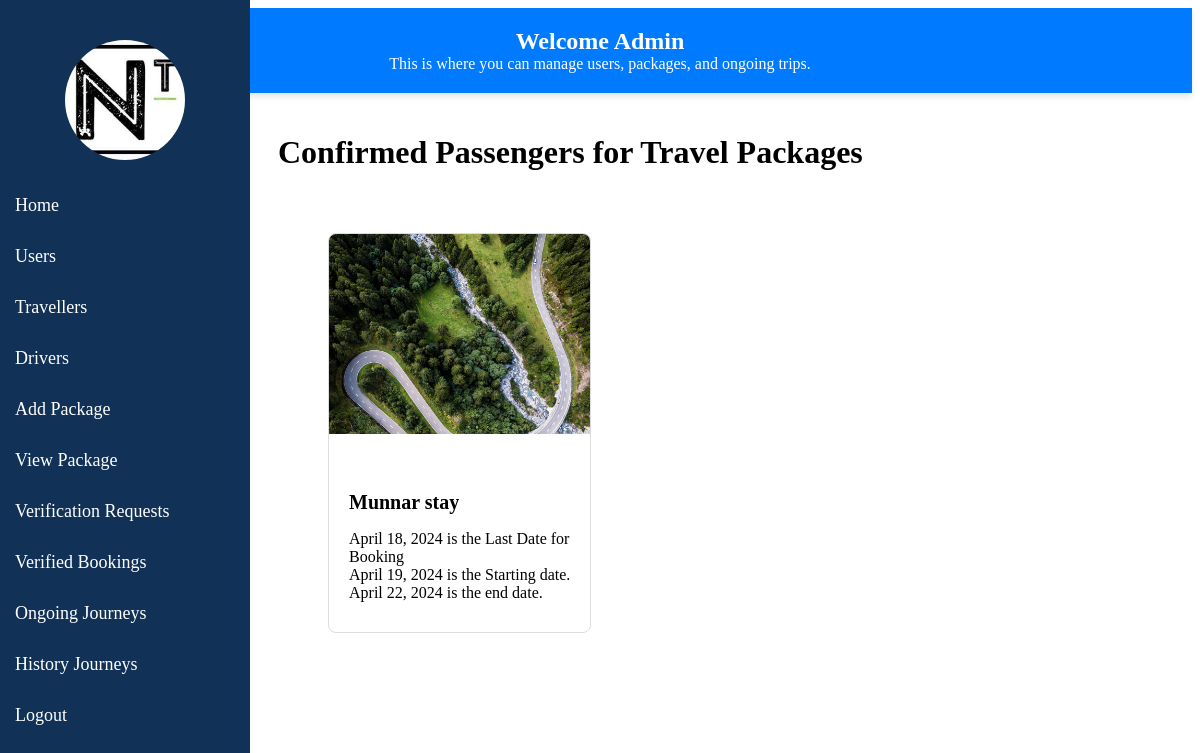
Page /verified_bookings/ (signed in) on the committed database.
### Niwi_Travels/models.py (models this page shows, shortened)
class TravelPackage(models.Model):
    STATUS_CHOICES = (
        ('Running', 'Running'),
        ('Paused', 'Paused'),
    )
    ACCOMMODATION_CHOICES = (
        ('Included', 'Included'),
        ('Excluded', 'Excluded'),
    )
    FEED_CHOICES = (
        ('Save', 'Save'),
        ('Post', 'Post'),
    )
    package_name = models.CharField(max_length=100)
    description = models.TextField()
    destination = models.CharField(max_length=100)
    duration = models.PositiveIntegerField()
    price = models.DecimalField(max_digits=10, decimal_places=2)
    start_date = models.DateField()
    end_date = models.DateField()
    accommodation = models.CharField(max_length=100, choices=ACCOMMODATION_CHOICES,default='Included')
    transportation = models.CharField(max_length=100)
    activities = models.TextField()
    inclusions = models.TextField()
    exclusions = models.TextField()
    images = models.ImageField(upload_to='package_images/')
    availability = models.PositiveIntegerField()
    booking_deadline = models.DateField()
    category = models.CharField(max_length=50)
    tags = models.CharField(max_length=100)
    cancellation_policy = models.TextField()
    status = models.CharField(max_length=10, choices=STATUS_CHOICES, default='Pending')
    feed = models.CharField(max_length=10, choices=FEED_CHOICES, default='Save')

class PackageImage(models.Model):
    package = models.ForeignKey(TravelPackage, on_delete=models.CASCADE)  # Assuming TravelPackage is your package model
    image = models.ImageField(upload_to='package_images/')

### Niwi_Travels/views.py (the view)
# urls.py: path('verified_bookings/', views.verified_bookings, name='verified_bookings'),
@staff_member_required
@never_cache
@login_required(login_url='log')
def verified_bookings(request):
    current_date = timezone.now().date()
    tour=TravelPackage.objects.all()
    for packages in tour:
        if current_date > packages.start_date:
            packages.status = 'Pending'
            packages.save()
    verified_passengers = Booking.objects.filter(package__in=tour, status='Confirmed')
    pending_passengers_count= verified_passengers.aggregate(total_passenger_limit=Sum('passenger_limit'))['total_passenger_limit']
    running_packages = TravelPackage.objects.filter(
        status='Running',
        start_date__gt=current_date,feed='Post'
    )
    return render(request, 'verified_bookings.html', {'running_packages':running_packages,'package_pending_passengers': pending_passengers_count})

### templates/verified_bookings.html (shortened to what this page needs)
{% load static %}
<!DOCTYPE html>
<html>
<head>
</head>
<body>
    <div class="sidebar">
        <div class="profile-picture"></div>
        <a href="/admins" id="logout-link">Home</a>
        <a href="{% url 'user_list' %}">Users </a>
        <a href="/travellers">Travellers</a>
        <a href="/drivers">Drivers</a>
        <a href="/upload_package">Add Package</a>
        <a href="/view-packages">View Package</a>
        <a href="/bookings">Verification Requests</a>
        <a href="/verified_bookings">Verified Bookings</a>
        <a href="/ongoing-bookings" id="logout-link">Ongoing Journeys</a>
        <a href="/history-bookings">History Journeys</a>
        <a href="/logout" id="logout-link">Logout</a>
    </div>
    <div class="navbar">
        <h1>Welcome Admin</h1>
        <p>This is where you can manage users, packages, and ongoing trips.</p>
    </div>
    <div class="main-content">
    <h1>Confirmed Passengers for Travel Packages</h1>
    </div>
    <div class="table-container">
        <div class="card-container">
            {% for package in running_packages %}
            <div class="card">
                <a href="{% url 'booking_list' package.id %}">
                    <img src="{{ package.packageimage_set.first.image.url }}" class="card-img-top" alt="{{ package.package_name }} Image">
                </a>
                <div class="card-body">
                    <h5 class="card-title">{{ package.package_name }}</h5>
                    <p class="card-text">{{ package.booking_deadline }} is the Last Date for Booking<br>{{ package.start_date }} is the Starting date.<br> {{ package.end_date }} is the end date.</p>
                </div>
            </div>
            {% endfor %}
        </div>
</body>
</html>

### rows in the picture
TravelPackage: packageimage_set.first.image (picture), package_name "Munnar stay", booking_deadline "April 18, 2024", start_date "April 19, 2024", end_date "April 22, 2024"
